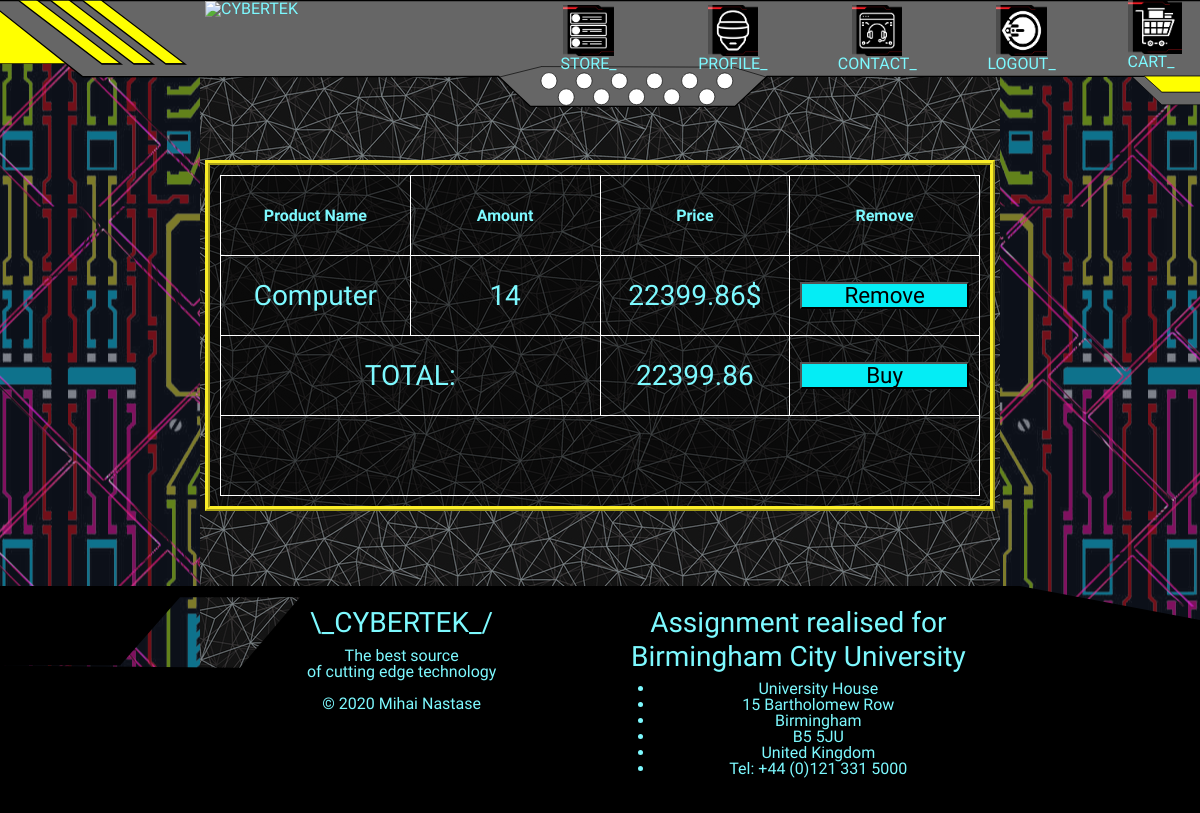
Page /PAGES/shopping_cart.php (signed in) on the committed database.
### tables this page shows
CREATE TABLE `basket` (
  `BasketID` int(5) NOT NULL,
  `UserID` int(5) NOT NULL,
  `ProductID` int(5) NOT NULL,
  `Amount` int(3) NOT NULL
);

CREATE TABLE `products` (
  `ProductID` int(5) NOT NULL,
  `ProductName` varchar(100) NOT NULL,
  `Price` decimal(10,2) NOT NULL,
  `ProductType` varchar(50) NOT NULL,
  `Description` text NOT NULL,
  `AvailableStock` int(4) NOT NULL,
  `Image` varchar(100) DEFAULT NULL
);

### PAGES/shopping_cart.php (the view, shortened to what this page needs)
<?php
  include '../PHP/dbconnect.php';
  $userID = $_SESSION['ID'];
  $query = "SELECT * FROM `basket` WHERE `UserID`='$userID'";
  $results = mysqli_query($conn, $query);
  $alert = "";
  $total = [];
?>
<!doctype html>
<html lang="en">
<head>
    <link rel="stylesheet" href="https://cdn.jsdelivr.net/npm/bootstrap@4.5.3/dist/css/bootstrap.min.css">
    <link rel="stylesheet" href="../STYLES/main_style.css">
    <link rel="stylesheet" href="../STYLES/login_style.css">
</head>
<body>
  <div id="parallax_2"></div>
  <div class="container-flow">
  <div class="content col-sm-10 col-md-8"></div>
  <div class="row">
    <div class="hidden-xs col-md-1 col-lg-2"></div>
    <div class="col-xs-12 col-md-10 col-lg-8">
      <div class="profile-container basket">
      <table>
        <thead>
          <tr>
            <th>Product Name</th>
            <th>Amount</th>
            <th>Price</th>
            <th>Remove</th>
          </tr>
        </thead>
        <tbody>
        <?php
          while($row = mysqli_fetch_assoc($results)){
            $productID = $row['ProductID'];
            $product = mysqli_fetch_assoc(mysqli_query($conn, "SELECT `ProductName`, `Price`, `AvailableStock` FROM `products` WHERE `ProductID` = '$productID';"));
            array_push($total, ($row['Amount'] * $product['Price']));
            if($row['Amount']>$product['AvailableStock']){
              $alert = "Some products in your basket are not in stock anymore!";
              echo "<tr class='red'><td>" . $product['ProductName'] . "</td><td>" . $row['Amount'] . "</td><td>" . $row['Amount'] * $product['Price'] . "$</td><td>" .
              "<form method='post' action='" . $_SERVER['PHP_SELF'] . "'><input type='submit' name='remove' value='Remove'><input type='hidden' name='entry' value='" . $row['BasketID'] .  "'></form></td></tr>";
            } else {
            echo "<tr><td>" . $product['ProductName'] . "</td><td>" . $row['Amount'] . "</td><td>" . $row['Amount'] * $product['Price'] . "$</td><td>" .
              "<form method='post' action='" . $_SERVER['PHP_SELF'] . "'><input type='submit' name='remove' value='Remove'><input type='hidden' name='entry' value='" . $row['BasketID'] . "'></form></td></tr>";
            }
          }
        ?>
        <tr>
          <td colspan="2">TOTAL:</td>
          <td> <?php echo array_sum($total);
                  ?>
              </td>
          <td><form method='post' action="<?php echo $_SERVER['PHP_SELF']; ?>"><input type='submit' name='BUY' value='Buy'>
            <input type='hidden' name='alert' value="<?php echo $alert; ?>"></form></td>
        <tr>
      </tbody>
    </table>
      </div>
    </div>
    <div class="hidden-xs col-md-1 cold-lg-2"></div>
  </div>
  </div>
  </body>
  </html>

### STYLES/main_style.css (style rules this page uses)
* { box-sizing: border-box; }
html { position: relative; min-height: 100%; }
body { margin: 0px; padding: 0px; height:100%; width:100%; background-color: #1d1e22; font-family: Tomorrow, sans-serif; line-height: 1; color: #7df9ff; }
.header { background-image: url("../MEDIA/header.svg"); background-repeat: no-repeat; background-size: 100%; background-position: top; min-height: 20vh; width: 100%; display: block; }
.menu { display: block; position: relative; width: 100%; height: auto; padding: 0; margin: 0 auto; text-align: center; top: 5px; }
.header img { width: 75%; height: auto; display: inline-block; }
.header .menu figure { display: inline-block; width: 24%; margin: 0; padding: 0; }
.header .menu figure img { vertical-align: top; height: auto; width: 36%; }
.header .menu figure figcaption { text-align: center; }
figure a { text-decoration: none; color: #7df9ff; }
.profile-container { display: block; overflow: hidden; width: 100%; padding: 10px; background-color: rgba(0, 0, 0, 0.5); border: 5px ridge #FAED27; }
.profile-container table, tr, td { border: none !important ; }
.basket table tr,td,th { border: 1px solid white !important; text-align: center; padding: 10px; }
.basket table td, th { width: 25% !important; }
.content { display: block; background-image: url(../MEDIA/content_back.jpg); height: auto; position: fixed; z-index: -1; margin: auto; top:0; bottom: 0; left: 0; right: 0; overflow: visible; }
.container-flow { overflow-x: hidden; }
#parallax_2 { z-index: -2; position: fixed; overflow: hidden; width: 100%; height: 100%; background-image: url(../MEDIA/landing_page/depth-1.png), url(../MEDIA/catalog_background.png); background-repeat: repeat, repeat; background-position: center; background-position: 50% 50%; }
.footer { padding: 20px; overflow: visible; width: 100vw; min-height: 200px; background-color: black; text-align: center; clip-path: polygon(85% 0%, 0% 0%, 0% 35%, 10% 35%, 15% 5%, 25% 5%, 20% 36%, 0% 35%, 0% 70%, 0% 100%, 100% 100%, 100% 15%); margin-top: 75px; left: 0; bottom: 0; }

### STYLES/login_style.css (style rules this page uses)
input { background-color:#04edf5; width:100%; height:100%; padding: 0; margin: 0; display: block; font-family: Tomorrow, sans-serif; font-size: 0.8em; text-align: center; }
table { height: 70%; width:100%; padding: 0; }
tr { height:10vh; width:100%; padding: 0; }
table, td { border-bottom: 3px solid black; border-right: 3px solid black; border-collapse:collapse; }
td { width: 50%; text-align: center; font-size: calc(1em + 1vw); }

### rows in the picture
basket: ProductID.ProductName "Computer", Amount "14", $row['Amount']*$product['Price'] "22399.86"

### other values in the picture
array_sum($total) "22399.86"
